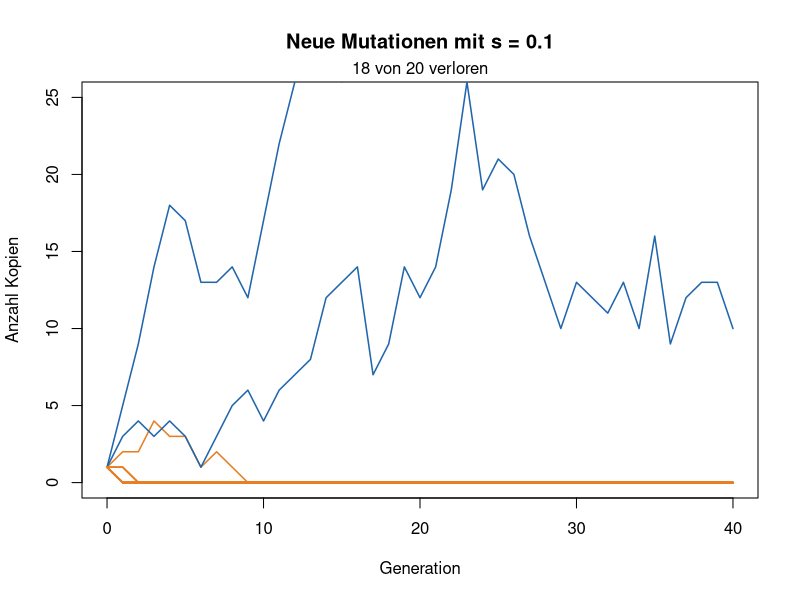
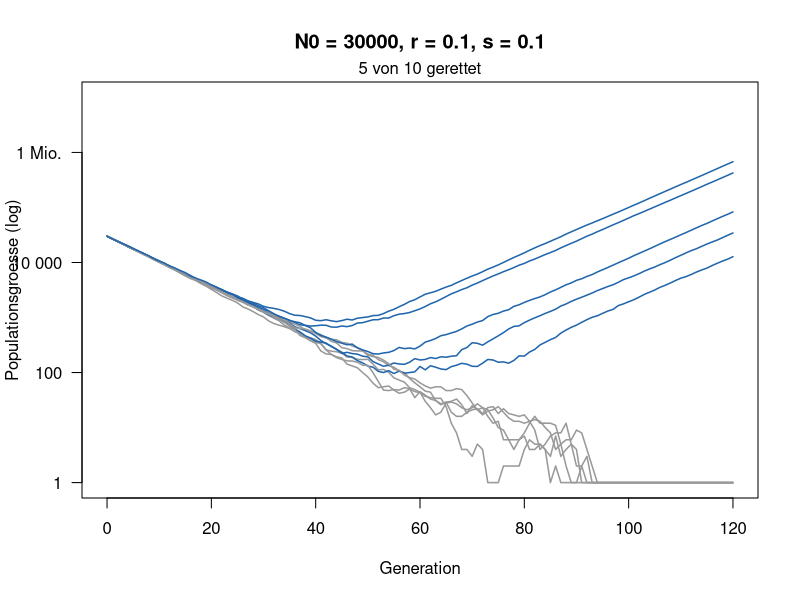

The R source for these figures, in order:
## ---- chunk 1
#| code-fold: true
#| code-summary: "Hilfsfunktionen (nicht verändern)"
# Eine Mutation über die Zeit: jede Kopie hat im Mittel 1 + s Nachkommen
linie <- function(s, generationen = 40) {
  n <- numeric(generationen + 1)
  n[1] <- 1
  for (t in seq_len(generationen)) n[t + 1] <- rpois(1, n[t] * (1 + s))
  n
}

zeige_linien <- function(s, anzahl = 20) {
  plot(NA, xlim = c(0, 40), ylim = c(0, 25), xlab = "Generation",
       ylab = "Anzahl Kopien", main = paste("Neue Mutationen mit s =", s))
  verloren <- 0
  for (i in seq_len(anzahl)) {
    n <- linie(s)
    weg <- n[41] == 0
    verloren <- verloren + weg
    lines(0:40, n, col = if (weg) "#e67e22" else "#2166ac", lwd = 1.5)
  }
  mtext(paste(verloren, "von", anzahl, "verloren"), side = 3, line = 0.2)
}

# 1 = etabliert (100 Kopien erreicht), 0 = verloren
schicksal <- function(s, grenze = 100) {
  n <- 1
  while (n > 0 && n < grenze) n <- rpois(1, n * (1 + s))
  as.numeric(n >= grenze)
}

schaetze_etablierung <- function(s, wiederholungen = 2000) {
  mean(replicate(wiederholungen, schicksal(s)))
}

# Eine schrumpfende Population: Wildtyp (1 - r), Mutanten (1 + s)
rettung_lauf <- function(N0, r, s, U = 1e-5, generationen = 120) {
  wt <- N0; mut <- 0
  N <- numeric(generationen + 1); N[1] <- N0
  for (t in seq_len(generationen)) {
    neu <- rbinom(1, wt, U)
    wt <- rpois(1, wt * (1 - r))
    mut <- min(rpois(1, mut * (1 + s)) + neu, 1e7)
    N[t + 1] <- wt + mut
  }
  N
}

zeige_rettung <- function(N0, r, s, anzahl = 10) {
  plot(NA, xlim = c(0, 120), ylim = c(1, 1e7), log = "y", xlab = "Generation",
       ylab = "Populationsgroesse (log)", yaxt = "n",
       main = paste0("N0 = ", N0, ", r = ", r, ", s = ", s))
  axis(2, at = 10^c(0, 2, 4, 6), labels = c("1", "100", "10 000", "1 Mio."), las = 1)
  gerettet <- 0
  for (i in seq_len(anzahl)) {
    N <- rettung_lauf(N0, r, s)
    ok <- N[121] > 0
    gerettet <- gerettet + ok
    lines(0:120, pmax(N, 1), col = if (ok) "#2166ac" else "grey60", lwd = 1.5)
  }
  mtext(paste(gerettet, "von", anzahl, "gerettet"), side = 3, line = 0.2)
}

# 1 = gerettet (1000 Mutanten), 0 = ausgestorben
rettung <- function(N0, r, s, U = 1e-5, grenze = 1000) {
  wt <- N0; mut <- 0
  repeat {
    neu <- rbinom(1, wt, U)
    wt <- rpois(1, wt * (1 - r))
    mut <- rpois(1, mut * (1 + s)) + neu
    if (mut >= grenze) return(1)
    if (wt + mut == 0) return(0)
  }
}

schaetze_rettung <- function(N0, r, s, wiederholungen = 300) {
  mean(replicate(wiederholungen, rettung(N0, r, s)))
}

# Näherung (Orr & Unckless 2014)
formel <- function(N0, r, s, U = 1e-5) round(1 - exp(-2 * N0 * U * s / r), 2)
## ---- chunk 2
#| fig-height: 4.4
#| fig-width: 7.5
zeige_linien(s = 0.1)   # hier s ändern
## ---- chunk 3
schaetze_etablierung(s = 0.1)   # hier s ändern
2 * 0.1                         # Faustregel
## ---- chunk 4
#| fig-height: 4.6
#| fig-width: 7.5
zeige_rettung(N0 = 30000, r = 0.1, s = 0.1)   # hier N0 oder r ändern
## ---- chunk 5
schaetze_rettung(N0 = 30000, r = 0.1, s = 0.1)   # hier ändern
formel(N0 = 30000, r = 0.1, s = 0.1)             # gleich ändern
